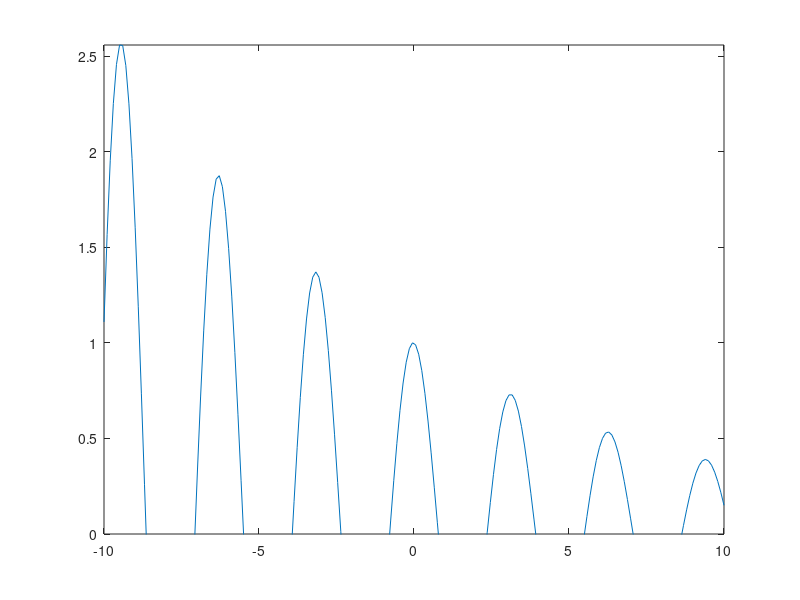

The MATLAB source for this figure:
x = linspace(-10,10,200);
% create a set of x- coordinates
y = cos(2*x)./exp(.1*x);
% create a set of y- coordinates
plot(x,y)
% plot x and y
axis([-10 10 0 inf])
% use an automatically calculated value for the maximum y-axis limit
